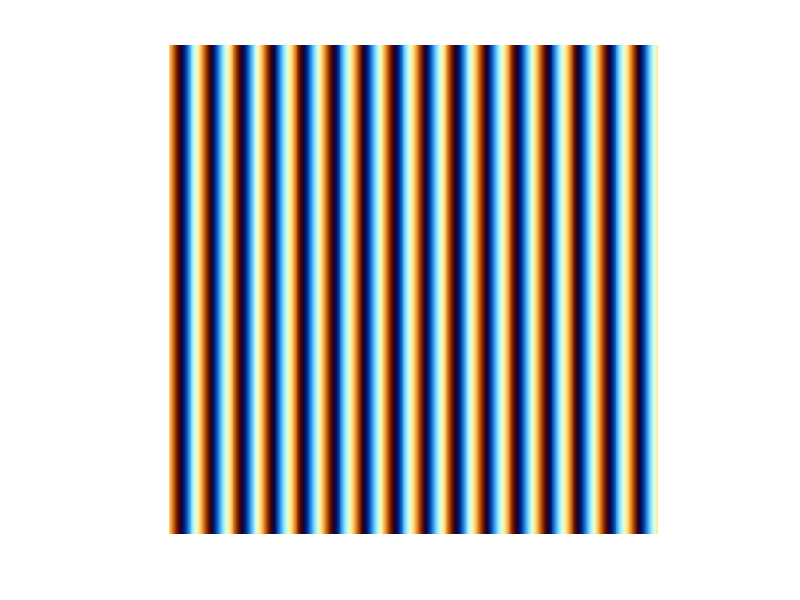

Reproduce this figure in MATLAB.
space=32;
I1 = zeros(512,512);
I2 = I1;
I3 = I1;
J = zeros(512, 512, 3);
for i=1:512
  for j=1:512
    I1(i,j) = 127.5+127.5*cos(j/space*2*pi);
    I2(i,j) = 127.5+127.5*cos(j/space*2*pi+pi/4);
    I3(i,j) = 127.5+127.5*cos(j/space*2*pi+2*pi/4);
  end  
end
J(:,:,1) = I1;
J(:,:,2) = I2;
J(:,:,3) = I3;
J = uint8(J);
figure, imshow(J);
